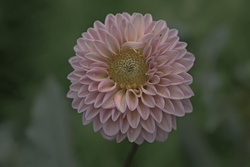
#> input picture Res/flower.jpg, 250 x 167 px, shrunk from 1000 x 667 before the run
$ python assignment2.py
#> lines starting #> are read from the running program, lines starting #| are printed output that depends on the picture
import random
import string

import cv2
import numpy as np
from numpy import ndarray
from scipy.spatial.distance import cdist

PATH_FLOWER = 'Res/flower.jpg'
PATH_TIGER = 'Res/tiger.jpg'


# ################################################### Edge detection ###################################################

def difference_of_gaussian(image: np.ndarray, kernel_small_sigma: np.ndarray, kernel_large_sigma: np.ndarray,
                           threshold: int = 150) -> np.ndarray:
    # image with low SD
    convoluted_small_sigma = convolute(image, kernel_small_sigma)

    # image with high SD
    convoluted_large_sigma = convolute(image, kernel_large_sigma)

    # difference of the two images
    diff_of_gaussian = convoluted_large_sigma - convoluted_small_sigma

    # threshold
    diff_of_gaussian = np.where(diff_of_gaussian >= threshold, 255, 0)

    return diff_of_gaussian.astype(np.uint8)


# [20 lines left out: function laplacian_of_gaussian, not called in this run]


def gaussian_kernel(size: int = 5, sigma: float = -1, channels: int = 1) -> ndarray:
    # odd and at least 3
    size = max(3, size + 1 if size % 2 == 0 else size)

    # calculate sigma if not given
    if sigma == -1:
        sigma = 0.3 * ((size - 1) * 0.5 - 1) + 0.8

    # center pixel
    center = size // 2

    # x, y grid
    x, y = np.mgrid[-center:center + 1, -center:center + 1]

    # calculate the Gaussian distribution
    kernel = np.exp(-(x ** 2 + y ** 2) / (2 * sigma ** 2))

    # normalize sum to 1
    kernel /= np.sum(kernel)

    # stack channels
    if channels > 1:
        kernel = np.stack([kernel] * channels, axis=-1)
    return kernel


# ###################################################### K-means #######################################################


# [126 lines left out: functions random_pixel, initialize_clusters, update_clusters, assign_labels, k_means_clustering, create_result_img and 1 more, not called in this run]


def pad(image, kernel, pad_type='constant'):
    # padding dims
    pad_height = kernel.shape[0] // 2
    pad_width = kernel.shape[1] // 2

    # pad image
    if len(image.shape) == 2:  # grayscale
        padded_image = np.pad(image, ((pad_height, pad_height), (pad_width, pad_width)), pad_type, constant_values=0)
    else:  # color
        padded_image = np.pad(image, ((pad_height, pad_height), (pad_width, pad_width), (0, 0)), pad_type,
                              constant_values=0)

    return padded_image


def convolute(image, kernel):
    # get image dimensions
    row, col = image.shape[:2]
    if len(image.shape) == 2:
        chan = 1
    else:
        chan = image.shape[2]

    # get kernel dimensions
    k_row, k_col = kernel.shape[:2]

    # create output image
    output = np.zeros_like(image)

    # add zero padding
    padded_image = pad(image, kernel)

    # loop over image
    for c in range(chan):
        for y in range(row):
            for x in range(col):
                if chan == 1:  # grayscale
                    # element-wise multiplication of the kernel and the image
                    output[y, x] = np.sum(kernel * padded_image[y: y + k_row, x: x + k_col])
                else:  # color
                    output[y, x, c] = np.sum(kernel * padded_image[y: y + k_row, x: x + k_col, c])

    return output


def colorize_edges(orig_img_color, segmented_img_grayscale):
    # boolean mask for white pixels
    white_pixels = segmented_img_grayscale == 255

    # colorize edges
    output = np.where(white_pixels[..., None], orig_img_color, 0)

    return output


def showcase_dog(kernel_size: int = 5, sigma: float = -1, sigma_ratio: float = 1.5, colorize: bool = False):
    # read image
#> called with kernel_size = 5, sigma = -1, sigma_ratio = 1.6, colorize = False
    original_img_flower = cv2.imread(PATH_FLOWER, cv2.IMREAD_COLOR)
#> original_img_flower is the input picture: shape (167, 250, 3); mean B, G, R 61, 75, 73.9
    original_img_tiger = cv2.imread(PATH_TIGER, cv2.IMREAD_COLOR)
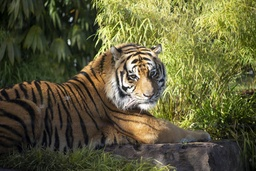
#> input picture Res/tiger.jpg, 256 x 171 px, shrunk from 1024 x 683 before the run
#> original_img_tiger is the input picture: shape (171, 256, 3); mean B, G, R 57.8, 92.2, 93.7

    # convert to grayscale
    gray_img_flower = cv2.cvtColor(original_img_flower, cv2.COLOR_BGR2GRAY)
    gray_img_tiger = cv2.cvtColor(original_img_tiger, cv2.COLOR_BGR2GRAY)
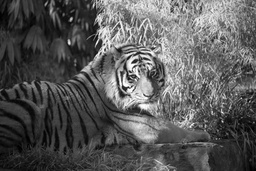
#> gray_img_tiger: shape (171, 256); min 0, max 255, mean 88.7

    # create kernels
    if sigma == -1:
        sigma = (0.3 * ((kernel_size - 1) * 0.5 - 1) + 0.8)
    kernel1 = gaussian_kernel(size=kernel_size, sigma=sigma)
    kernel2 = gaussian_kernel(size=kernel_size, sigma=sigma * sigma_ratio)

    # DoG
    dog_img_flower = difference_of_gaussian(gray_img_flower, kernel1, kernel2)
#> in difference_of_gaussian, `diff_of_gaussian = np.where(diff_of_gaussian >= threshold, 255, 0)`: diff_of_gaussian: shape (167, 250) int64; 19% white in thin lines or dots
#> in difference_of_gaussian, `return diff_of_gaussian.astype(np.uint8)`: returned value: shape (167, 250); 19% white in thin lines or dots
    dog_img_tiger = difference_of_gaussian(gray_img_tiger, kernel1, kernel2)
#> call 2 of difference_of_gaussian, with kernel_small_sigma = array of shape (5, 5), kernel_large_sigma = array of shape (5, 5), threshold = 150
#> call 3 of pad, with kernel = array of shape (5, 5), pad_type = 'constant'
#> in pad (call 3), `padded_image = np.pad(image, ((pad_height, pad_height), (pad_width, pa..`:
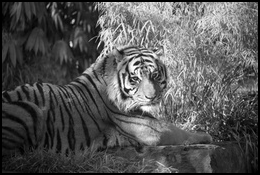
#> padded_image: shape (175, 260); min 0, max 255, mean 85.4
#> after the loop in convolute (call 3), `for c in range(chan):`:
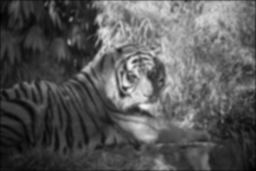
#> output: shape (171, 256); min 1, max 245, mean 87.7
#> in difference_of_gaussian (call 2), `diff_of_gaussian = convoluted_large_sigma - convoluted_small_sigma`:
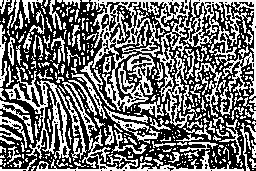
#> diff_of_gaussian: shape (171, 256); min 0, max 255, mean 111.7
#> in difference_of_gaussian (call 2), `diff_of_gaussian = np.where(diff_of_gaussian >= threshold, 255, 0)`: diff_of_gaussian: shape (171, 256) int64; 43.7% white in thin lines or dots
#> in difference_of_gaussian (call 2), `return diff_of_gaussian.astype(np.uint8)`: returned value: shape (171, 256); 43.7% white in thin lines or dots

    # colorize edges
    if colorize:
        dog_img_flower = colorize_edges(original_img_flower, dog_img_flower)
        dog_img_tiger = colorize_edges(original_img_tiger, dog_img_tiger)

    # show image
    cv2.imshow(''.join(random.choices(string.ascii_uppercase + string.digits, k=7)), dog_img_flower)
    cv2.imshow(''.join(random.choices(string.ascii_uppercase + string.digits, k=7)), dog_img_tiger)


# [76 lines left out: functions showcase_median_filter_dog, showcase_kmeans, showcase_median_filter_kmeans, not called in this run]


# ######################################################## Main ########################################################


def main(*args):

    # showcase the difference of gaussian
    if args[0] == 1:
        showcase_dog(kernel_size=5, sigma=-1, sigma_ratio=1.6, colorize=False)
        showcase_dog(kernel_size=5, sigma=-1, sigma_ratio=1.6, colorize=True)
#> in colorize_edges, `white_pixels = segmented_img_grayscale == 255`: white_pixels: shape (167, 250) bool; 19% white in thin lines or dots
#> in colorize_edges, `output = np.where(white_pixels[..., None], orig_img_color, 0)`:
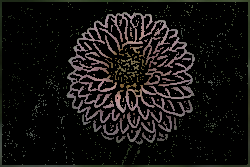
#> output: shape (167, 250, 3); mean B, G, R 17.1, 18.4, 20.4
#> in colorize_edges (call 2), `white_pixels = segmented_img_grayscale == 255`: white_pixels: shape (171, 256) bool; 43.7% white in thin lines or dots
#> in colorize_edges (call 2), `output = np.where(white_pixels[..., None], orig_img_color, 0)`:
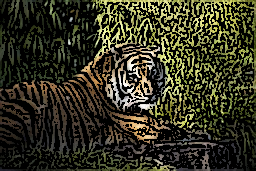
#> output: shape (171, 256, 3); mean B, G, R 33.9, 50.9, 51.9

    # showcase the median filter and the difference of gaussian
    elif args[0] == 2:
        showcase_median_filter_dog(gaussian_kernel_size=5, median_blur_kernel_size=5, sigma=-1, sigma_ratio=1.6,
                                   colorize=False)
        showcase_median_filter_dog(gaussian_kernel_size=5, median_blur_kernel_size=5, sigma=-1, sigma_ratio=1.6,
                                   colorize=True)

    # showcase the k-means with different k values
    elif args[0] == 3:
        # loop over different k values
        for i in range(2, 6):
            showcase_kmeans(k=2**i, tolerance=1e-4)

    # showcase the median filter and the k-means
    elif args[0] == 4:
        showcase_median_filter_kmeans(median_blur_kernel_size=7, k=4, tolerance=1e-4)

    cv2.waitKey(0)
    cv2.destroyAllWindows()


if __name__ == '__main__':

    # The code is not optimized for performance, the greater the params or image size, the longer it takes to process.
    # All the code runs and displays the images on my setup.

    # main(1) = showcase the difference of gaussian
    # main(2) = showcase the median filter and the difference of gaussian
    # main(3) = showcase the k-means with different k values
    # main(4) = showcase the median filter and the k-means

    main(1)
